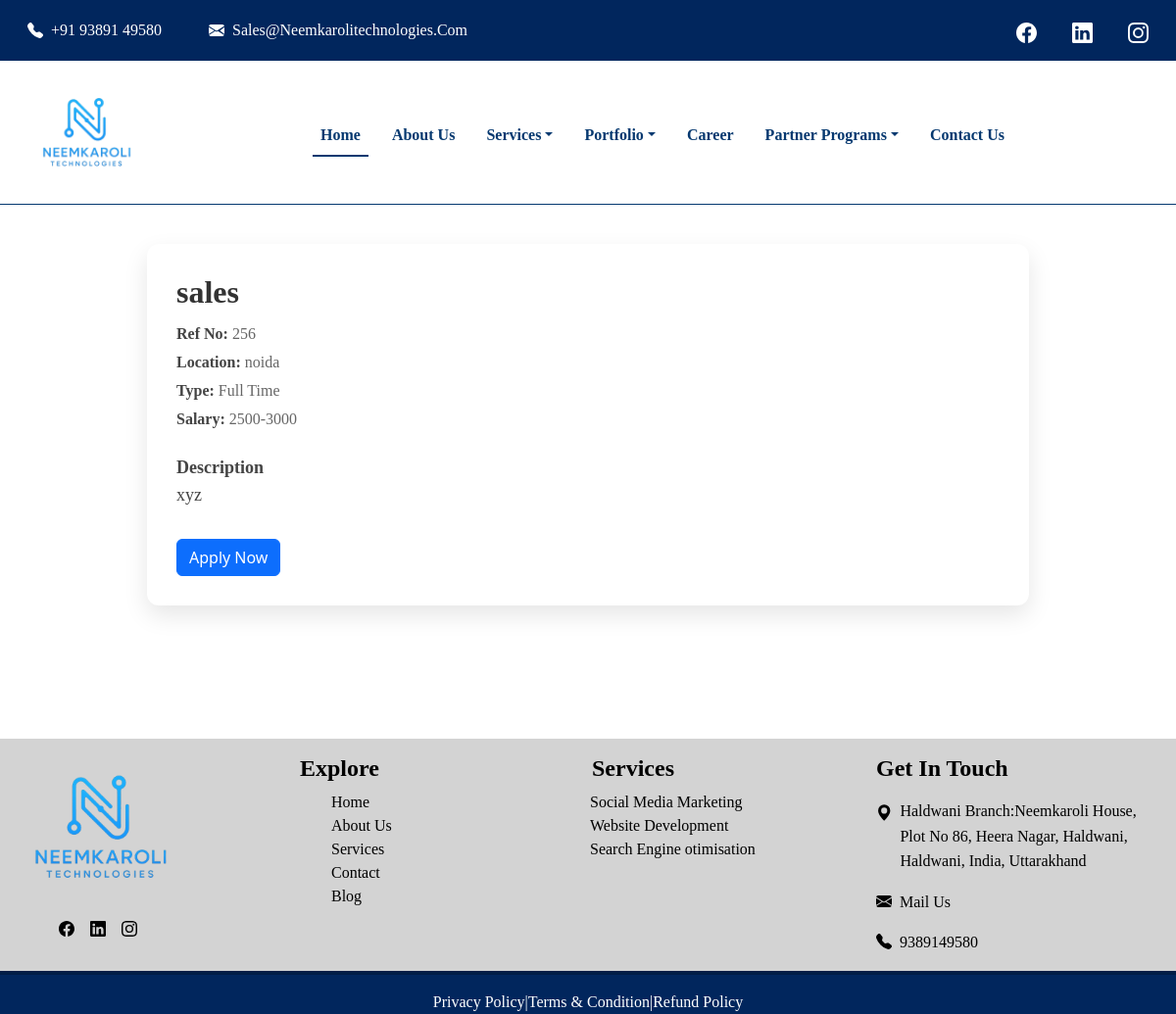
The page /app/job/1/ on the database as committed earlier.
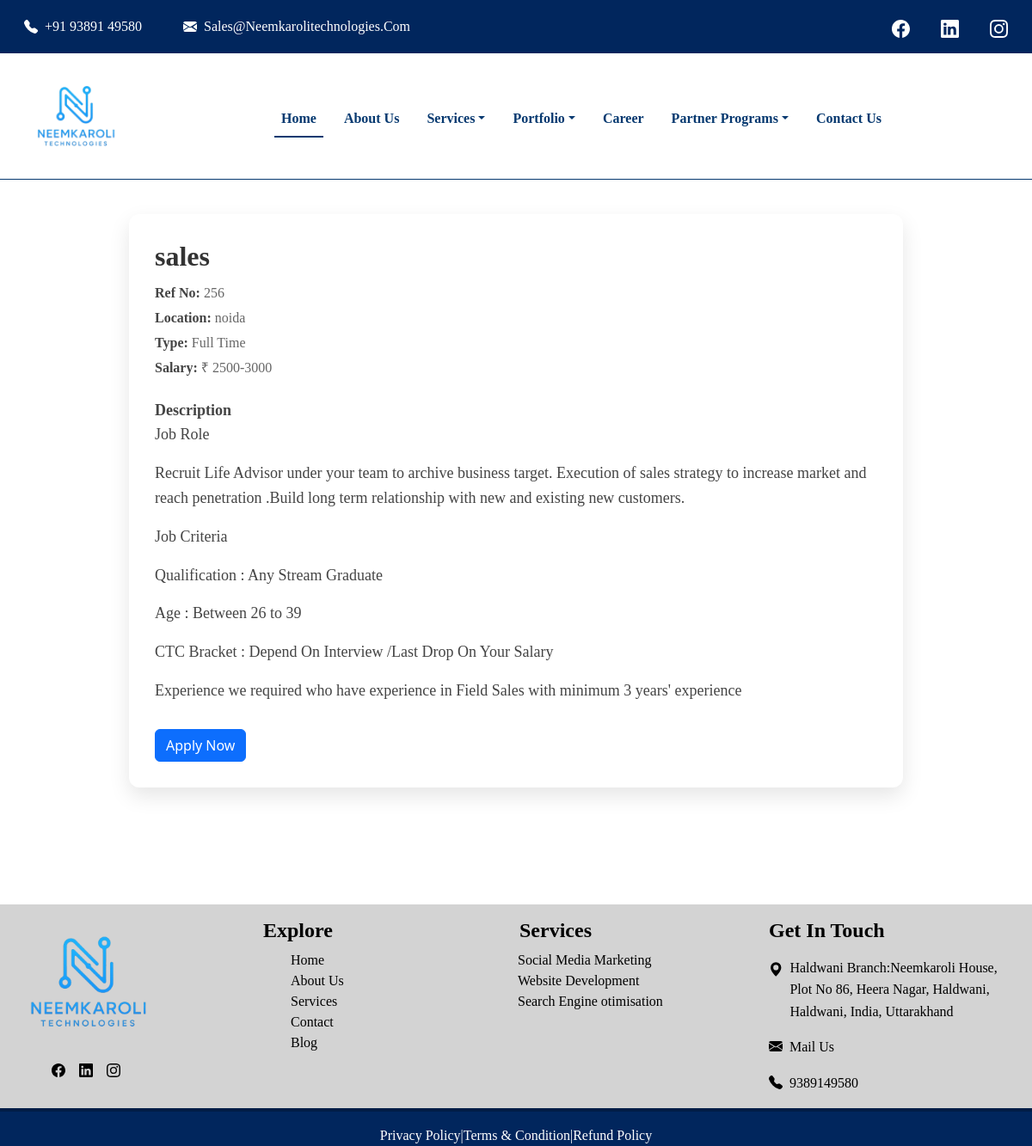
The same page on the database as committed later.
### my_app/models.py (models this page shows, shortened)
class JobPost(models.Model):
    title = models.CharField(max_length=255)
    location = models.CharField(max_length=100)
    experience = models.CharField(max_length=50)
    job_type = models.CharField(max_length=20, choices=JOB_TYPE_CHOICES)
    salary = models.CharField(max_length=100, blank=True, null=True)
    description = models.TextField()
    posted_on = models.DateField(auto_now_add=True)
    reference_number = models.CharField(max_length=100, unique=True, null=True, blank=True)

### my_app/views.py (the view)
# urls.py: path('job/<int:pk>/', views.job_detail, name='job_detail'),
def job_detail(request, pk):
    job = get_object_or_404(JobPost, pk=pk)
    return render(request, 'my_app/job_detail.html', {'job': job})

### my_app/templates/my_app/job_detail.html (shortened to what this page needs)
{% extends 'layout.html' %}
{% block content %}
  <div class="job-detail-container">
    <h1 class="job-title">{{ job.title }}</h1>
    <div class="job-meta">
      <strong>Ref No:</strong> {{ job.reference_number }}<br />
      <strong>Location:</strong> {{ job.location }} <br />
      <strong>Type:</strong> {{ job.job_type }} <br />
      <strong>Salary:</strong> {{ job.salary|default:'Not disclosed' }}
    </div>
    <div class="job-description">
      <strong>Description</strong><br />
      {{ job.description|linebreaks }}
    </div>
    <button type="button" class="btn btn-primary" data-bs-toggle="modal" data-bs-target="#applyModal">Apply Now</button>
  </div>
{% endblock %}

Rows that differ between the two databases and show on the page:
changed JobPost "sales": salary "2500-3000" → "₹ 2500-3000"; description "xyz" → "Job Role Recruit Life Advisor under your team to archive business target. Execution of sales strategy to increase market and reach penetration .Build long term relationship with new and existing new customers. Job Criteria Qualification : Any Stream Graduate Age : Between 26 to 39 CTC Bracket : Depend On Interview /Last Drop On Your Salary Experience we required who have experience in Field Sales with minimum 3 years' experience"
